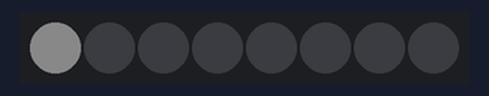
A sketch run on a simulated Arduino Uno, built with avr-gcc and run on an emulated ATmega328P. Parts: 8 RGB LEDs in strip order, left to right. Dim RGB values are drawn brighter than linear.

Above: at 0.05 s.
At 4.77 s:
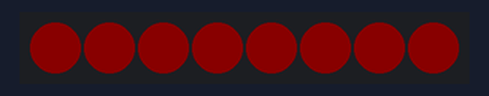
At 9.59 s:
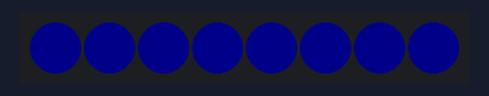
At 19.94 s:
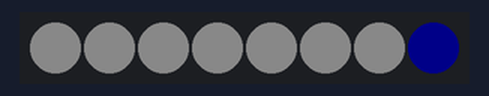
At 29.69 s:
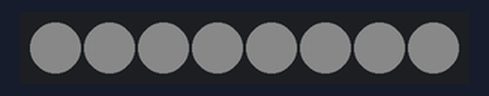
At 39.94 s:
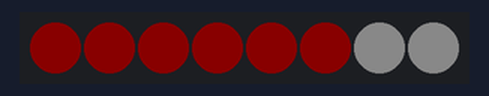
Timing chart, 0 to 40.0 s (numbered marks = the images above):
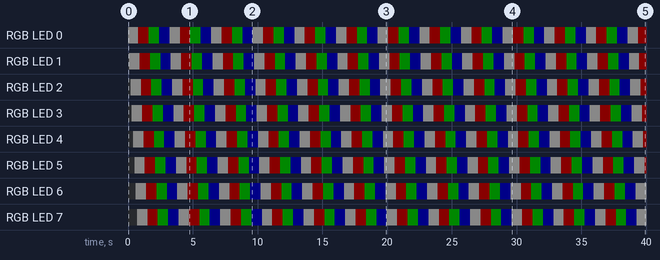

The sketch:

Ejemplo_1.ino
```cpp
//Este código cambia el color de los leds individualmente

#include <Adafruit_NeoPixel.h>  //Incluir la librería Adafruit_NeoPixel
#define leds 8                  //Definir la cantidad de luces led a usar
#define retardo 100             //Definir un intervalo que va indica cuanto tiempo hay entre encender un led y el que le sigue
#define brillo 10               //Definimos un brillo fijo

Adafruit_NeoPixel luces = Adafruit_NeoPixel(leds, 3, NEO_GRB + NEO_KHZ800); //Crear el objeto de tipo Adafruit_NeoPixel y pasarle los argumetnos necesarios
byte green = 0;
byte red = 0;    //Declaramos las variables con longitud de 8 bits (0-255) para cada color y les asignamos un valor de 0
byte blue = 0;

void setup() {
  luces.begin();                //Inicializar la comunicación con la tira
  luces.setBrightness(brillo);  //Indicar el brillo que deben tener todos los leds
}

void loop() {

//Lo que hace cada bucle es asignar el color a un led y hacer que lo muestre, después hace lo mismo con el siguiente led y repite el proceso

  for (int i=0;i<leds;i++){
     luces.setPixelColor(i,255,255,255); //Este bucle enciende cada led en color BLANCO
     luces.show();
     delay(retardo);
   }

  for (int i=0;i<leds;i++){
     luces.setPixelColor(i,255,0,0);     //Este bucle enciende cada led en color ROJO
     luces.show();
     delay(retardo);
   }
  for (int i=0;i<leds;i++){
     luces.setPixelColor(i,0,255,0);     //Este bucle enciende cada led en color VERDE
     luces.show();
     delay(retardo);
   }
  for (int i=0;i<leds;i++){
     luces.setPixelColor(i,0,0,255);     //Este bucle enciende cada led en color AZUL
     luces.show();
     delay(retardo);
   }
}
```

Measured:
- by itself, RGB LED 0–7: repeats every 3.2 s: RGB(10, 0, 0) 0.80 s, RGB(0, 10, 0) 0.80 s, RGB(0, 0, 10) 0.80 s, RGB(10, 10, 10) 0.80 s
